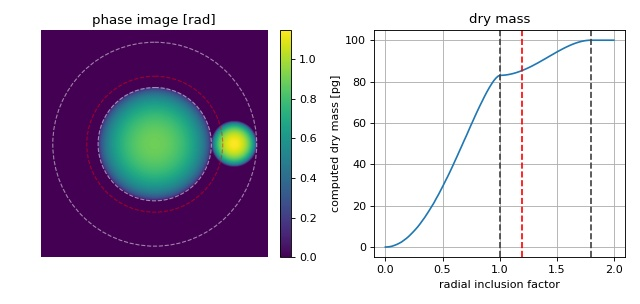
#> input picture examples/mass_radial_inclusion_factor.jpg, 640 x 304 px
$ python -i search.py   (imports and definitions only)
#> lines starting #> are read from the running program, lines starting #| are printed output that depends on the picture; after the words box and inside, x2 and y2 are one past the last pixel; in counts of white or black regions, pixels touching at a corner belong together
### drymass/threshold.py
"""
There are two types of thresholding done in DryMass.

1. Thresholding of the `sensor image` which is required by the
   detection of the phase object ROIs
   (``[roi]: threshold`` configuration parameter)
2. Thresholding of the `individual ROIs` for determining the masked
   area used for ROI background correction
   (``[bg]: amplitude binary threshold``
   and ``[bg]: phase binary threshold`` configuration parameters)
"""
import warnings

import numpy as np
import skimage.filters as skfilters


# [60 lines left out: functions image2mask, threshold_drymass_nuclei, not called in this run]


def threshold_li(image):
    """Li threshold optimized for cells in QPI"""
    return skfilters.threshold_li(image,
                                  initial_guess=np.percentile(image, q=95))


#: Dictionary containing all thresholding methods available in DryMass
threshold_dict = {
    'dm-nuclei': threshold_drymass_nuclei,
    'isodata': skfilters.threshold_isodata,
    'li': threshold_li,
    'mean': skfilters.threshold_mean,
    'minimum': skfilters.threshold_minimum,
    'otsu': skfilters.threshold_otsu,
    'triangle': skfilters.threshold_triangle,
    'yen': skfilters.threshold_yen,
}

#: Available thresholding method names;
#: The thresholding methods are either defined in this module
#: (see `threshold_*` methods) or taken from :mod:`skimage.filters`.
available_thresholds = sorted(threshold_dict.keys())

### drymass/search.py
import numpy as np
import skimage.filters as skfilters
from skimage.segmentation import clear_border
from skimage.morphology import label
from skimage.measure import regionprops

from . import threshold as thr


# [32 lines left out: function approx_bg, not called in this run]


def search_objects_base(image, size=110, size_var=.5, max_ecc=.7,
                        dist_border=10, threshold="li", verbose=False):
    """Search objects in images

    The wrapper :func:`search_phase_objects` implements
    a more robust (heuristic) way of finding objects.

    Parameters
    ----------
    image: 2d ndarray
        Input image
    size: float
        Approximate diameter of phase objects in pixels
    size_var: float
        Allowed variation in size (relative to `size`) for the detected
        objects
    max_ecc: float in interval [0,1)
        Maximal eccentricity of the objects. The eccentricity of a
        circle is zero. For an ellipse it is defined as

        .. math::

            \\varepsilon=\\sqrt{\\frac{a^2-b^2}{a^2}}
              = \\sqrt{1-\\left(\\frac{b}{a}\\right)^2}
              = f/a.

    dist_border: float
        Minimum distance of detected regions to the borders of the
        image in pixels
    threshold: float or str
        Thresholding value or method used;
        see :const:`drymass.threshold.available_thresholds`
    verbose: bool
        If `True`, print information about ignored regions

    Returns
    -------
    rois: list of regionprops
        Found regions

    See Also
    --------
    skimage.filters.threshold_otsu: threshold for finding objects
    skimage.segmentation.clear_border: remove regions at the border
    skimage.morphology.label: identify regions in binary images
    """
    if np.allclose(image, 0, atol=1e-14, rtol=0):
        # phase images are zero
        # no regions can be found
        return []
    if size_var >= 1 or size_var <= 0:
        msg = "Parameter 'size_var' must be in interval (0, 1), " \
              + "got '{}'!".format(size_var)
        raise ValueError(msg)

    if isinstance(threshold, str):
        # apply local threshold
        block_size = ((3*size) // 2) * 2 + 1  # odd block size
        locthr = skfilters.threshold_local(image, block_size=block_size)
        image = image - locthr
        # threshold image
        threshold_func = thr.threshold_dict[threshold]
        thresh = threshold_func(image)
    else:
        # It is assumed that the user wants to define the threshold
        # based on the sensor images, so we don't apply a local threshold.
        thresh = threshold
    bw = image > thresh
    # label image regions
    object_labels = label(bw)

    # remove artifacts connected to image border
    if dist_border:
        clear_border(object_labels,
                     buffer_size=int(dist_border),
                     out=object_labels)
    used_regions = []
    # Filter/draw regions
    ignored_regions = []
    for region in regionprops(object_labels):
        ds = size * size_var
        if (region.eccentricity > max_ecc or
            region.equivalent_diameter > size + ds or
                region.equivalent_diameter < size - ds):
            ignored_regions.append(region)
        else:
            used_regions.append(region)
    if verbose and len(ignored_regions) > 0:
        msg = "The following regions were ignored:\n"
        regs = []
        for reg in ignored_regions:
            regs.append(" - size: {: 7.1f}px, eccentricity: {:.1f}".format(
                reg.equivalent_diameter,
                reg.eccentricity
            )
            )
        msg += "\n".join(regs)
        print(msg)
    return used_regions


# [122 lines left out: function search_phase_objects, not called in this run]

>>> import cv2
>>> picture = cv2.imread('../examples/mass_radial_inclusion_factor.jpg', cv2.IMREAD_GRAYSCALE)
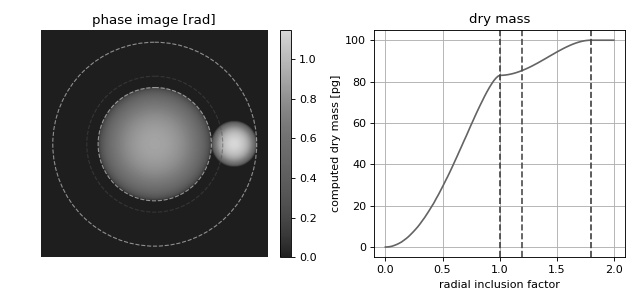
#> picture: shape (304, 640); min 0, max 255, mean 193.7
>>> result = search_objects_base(picture)
#> in search_objects_base, `locthr = skfilters.threshold_local(image, block_size=block_size)`:
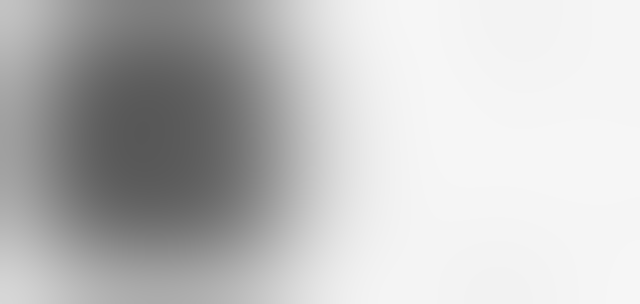
#> locthr: shape (304, 640) float64; min 87.83, max 246.5, mean 193.7
#> in search_objects_base, `image = image - locthr`:
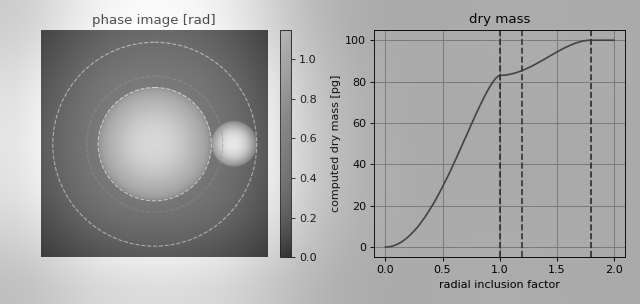
#> image: shape (304, 640) float64; min -246.1, max 134.8, mean 0; drawn with min black and max white
#> in search_objects_base, `thresh = threshold_func(image)`: thresh = -40.15
#> in search_objects_base, `bw = image > thresh`:
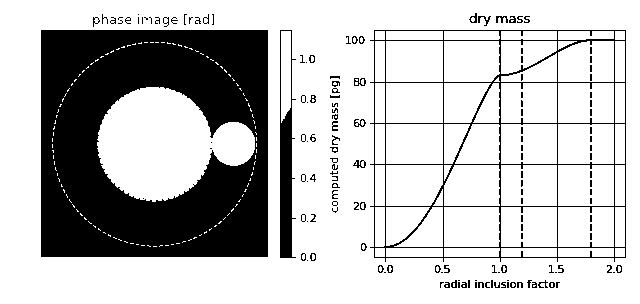
#> bw: shape (304, 640) bool; 75.2% white; 149 black regions (89 under 20 px)
#> in search_objects_base, `object_labels = label(bw)`:
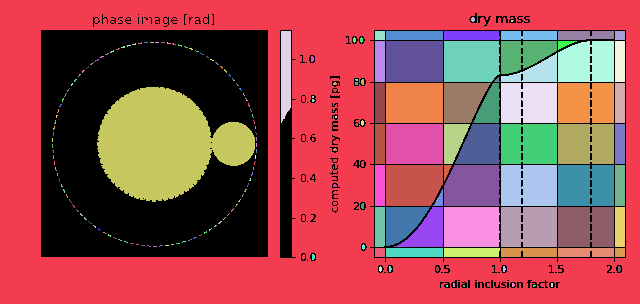
#> object_labels: shape (304, 640) int32; 192 distinct labels, from 0 to 191; one colour per label, 0 black
#> in search_objects_base, `clear_border(object_labels, buffer_size=int(dist_border), out=object_l..`:
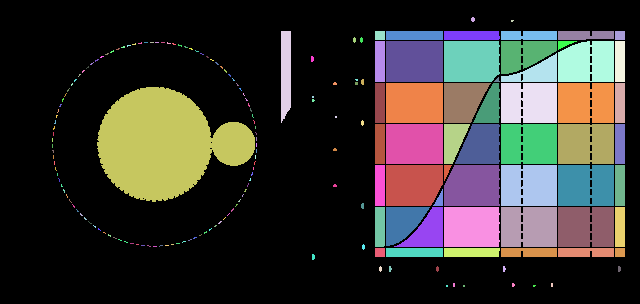
#> object_labels: shape (304, 640) int32; 191 distinct labels, from 0 to 191; one colour per label, 0 black
#> after the loop in search_objects_base, `for region in regionprops(object_labels):`: ignored_regions = 189 regions; largest, box (x1, y1, x2, y2) and area: (386, 41, 443, 82) 2337, (386, 83, 443, 123) 2280, (386, 124, 443, 164) 2280, (501, 165, 557, 206) 2237, (558, 165, 614, 206) 2236; used_regions = 1 regions; box (x1, y1, x2, y2) and area: (97, 87, 255, 202) 11769
#> result has the same summary as used_regions in search_objects_base
